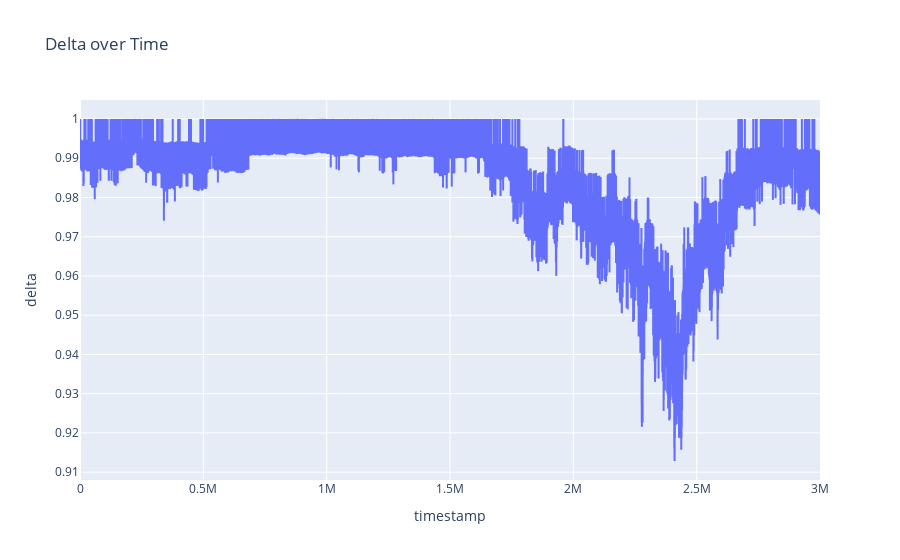

The cell this chart's notebook holds for it:
### Code cell
import plotly.express as px

fig = px.line(df_volcanic_rock_voucher_9750, x='timestamp', y='delta', title='Delta over Time')
fig.show()

### Figure 1 — Plotly figure (JSON) as saved in the notebook; plotly's stock layout.template omitted (floating-point values rounded to 4 significant figures; data arrays with more than 128 entries replaced by an {"elided": "..."} marker saying what was removed)
{"data": [{"hovertemplate": "timestamp=%{x}<br>delta=%{y}<extra></extra>", "legendgroup": "", "line": {"color": "#636efa", "dash": "solid"}, "marker": {"symbol": "circle"}, "mode": "lines", "name": "", "showlegend": false, "type": "scattergl", "x": {"elided": "30000 int values"}, "xaxis": "x", "y": {"elided": "30000 float values"}, "yaxis": "y"}], "layout": {"legend": {"tracegroupgap": 0}, "title": {"text": "Delta over Time"}, "xaxis": {"anchor": "y", "domain": [0, 1], "title": {"text": "timestamp"}}, "yaxis": {"anchor": "x", "domain": [0, 1], "title": {"text": "delta"}}}}
